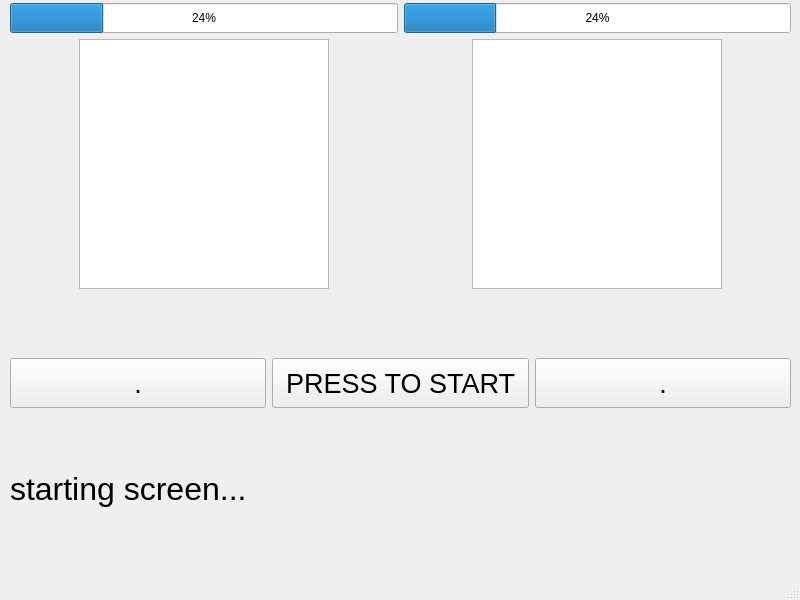
<?xml version="1.0" encoding="UTF-8"?>
<ui version="4.0">
 <class>gameWindow</class>
 <widget class="QMainWindow" name="gameWindow">
  <property name="geometry">
   <rect>
    <x>0</x>
    <y>0</y>
    <width>800</width>
    <height>600</height>
   </rect>
  </property>
  <property name="minimumSize">
   <size>
    <width>800</width>
    <height>600</height>
   </size>
  </property>
  <property name="maximumSize">
   <size>
    <width>800</width>
    <height>600</height>
   </size>
  </property>
  <property name="windowTitle">
   <string>MainWindow</string>
  </property>
  <widget class="QWidget" name="centralwidget">
   <widget class="QWidget" name="gridLayoutWidget">
    <property name="geometry">
     <rect>
      <x>10</x>
      <y>3</y>
      <width>781</width>
      <height>561</height>
     </rect>
    </property>
    <layout class="QGridLayout" name="gridLayout">
     <property name="sizeConstraint">
      <enum>QLayout::SetDefaultConstraint</enum>
     </property>
     <property name="leftMargin">
      <number>0</number>
     </property>
     <item row="4" column="0" colspan="2">
      <widget class="QLabel" name="label">
       <property name="minimumSize">
        <size>
         <width>0</width>
         <height>150</height>
        </size>
       </property>
       <property name="font">
        <font>
         <pointsize>24</pointsize>
        </font>
       </property>
       <property name="text">
        <string>starting screen...</string>
       </property>
      </widget>
     </item>
     <item row="1" column="0" alignment="Qt::AlignHCenter">
      <widget class="QGraphicsView" name="graphicsView">
       <property name="minimumSize">
        <size>
         <width>250</width>
         <height>250</height>
        </size>
       </property>
       <property name="maximumSize">
        <size>
         <width>250</width>
         <height>250</height>
        </size>
       </property>
      </widget>
     </item>
     <item row="1" column="1" alignment="Qt::AlignHCenter">
      <widget class="QGraphicsView" name="graphicsView_2">
       <property name="minimumSize">
        <size>
         <width>250</width>
         <height>250</height>
        </size>
       </property>
       <property name="maximumSize">
        <size>
         <width>250</width>
         <height>250</height>
        </size>
       </property>
      </widget>
     </item>
     <item row="3" column="0" colspan="2">
      <layout class="QHBoxLayout" name="horizontalLayout">
       <item>
        <widget class="QPushButton" name="pushButton_3">
         <property name="minimumSize">
          <size>
           <width>0</width>
           <height>50</height>
          </size>
         </property>
         <property name="font">
          <font>
           <pointsize>20</pointsize>
          </font>
         </property>
         <property name="text">
          <string>.</string>
         </property>
        </widget>
       </item>
       <item>
        <widget class="QPushButton" name="pushButton_2">
         <property name="minimumSize">
          <size>
           <width>0</width>
           <height>50</height>
          </size>
         </property>
         <property name="font">
          <font>
           <pointsize>20</pointsize>
          </font>
         </property>
         <property name="text">
          <string>PRESS TO START</string>
         </property>
        </widget>
       </item>
       <item>
        <widget class="QPushButton" name="pushButton">
         <property name="minimumSize">
          <size>
           <width>0</width>
           <height>50</height>
          </size>
         </property>
         <property name="font">
          <font>
           <pointsize>20</pointsize>
          </font>
         </property>
         <property name="text">
          <string>.</string>
         </property>
        </widget>
       </item>
      </layout>
     </item>
     <item row="0" column="0">
      <widget class="QProgressBar" name="progressBar">
       <property name="minimumSize">
        <size>
         <width>0</width>
         <height>30</height>
        </size>
       </property>
       <property name="layoutDirection">
        <enum>Qt::LeftToRight</enum>
       </property>
       <property name="value">
        <number>24</number>
       </property>
      </widget>
     </item>
     <item row="0" column="1">
      <widget class="QProgressBar" name="progressBar_2">
       <property name="minimumSize">
        <size>
         <width>0</width>
         <height>30</height>
        </size>
       </property>
       <property name="value">
        <number>24</number>
       </property>
      </widget>
     </item>
     <item row="2" column="0" colspan="2">
      <spacer name="verticalSpacer">
       <property name="orientation">
        <enum>Qt::Vertical</enum>
       </property>
       <property name="sizeHint" stdset="0">
        <size>
         <width>20</width>
         <height>40</height>
        </size>
       </property>
      </spacer>
     </item>
    </layout>
   </widget>
  </widget>
  <widget class="QMenuBar" name="menubar">
   <property name="geometry">
    <rect>
     <x>0</x>
     <y>0</y>
     <width>800</width>
     <height>18</height>
    </rect>
   </property>
  </widget>
  <widget class="QStatusBar" name="statusbar"/>
 </widget>
 <resources/>
 <connections/>
</ui>
